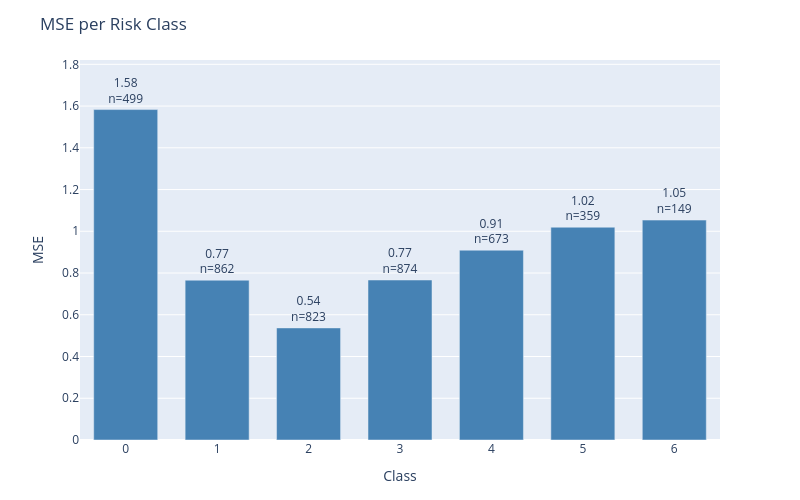

The notebook cell saved with this chart:
### Code cell
plot_error_by_group(
    df=results_test,
    y_true_col='actual',
    y_pred_col='prediction',
    group_by='class',
    metric='mse',
    title='MSE per Risk Class'
)

### Figure 1 — Plotly figure (JSON) as saved in the notebook; plotly's stock layout.template omitted (floating-point values rounded to 4 significant figures)
{"data": [{"marker": {"color": "steelblue"}, "text": ["1.58<br>n=499", "0.77<br>n=862", "0.54<br>n=823", "0.77<br>n=874", "0.91<br>n=673", "1.02<br>n=359", "1.05<br>n=149"], "textposition": "outside", "type": "bar", "x": ["0", "1", "2", "3", "4", "5", "6"], "y": [1.583, 0.7657, 0.5371, 0.7666, 0.9094, 1.019, 1.054]}], "layout": {"bargap": 0.3, "height": 500, "margin": {"b": 60, "t": 60}, "title": {"text": "MSE per Risk Class"}, "uniformtext": {"minsize": 8, "mode": "hide"}, "width": 800, "xaxis": {"title": {"text": "Class"}}, "yaxis": {"range": [0, 1.821], "title": {"text": "MSE"}}}}
